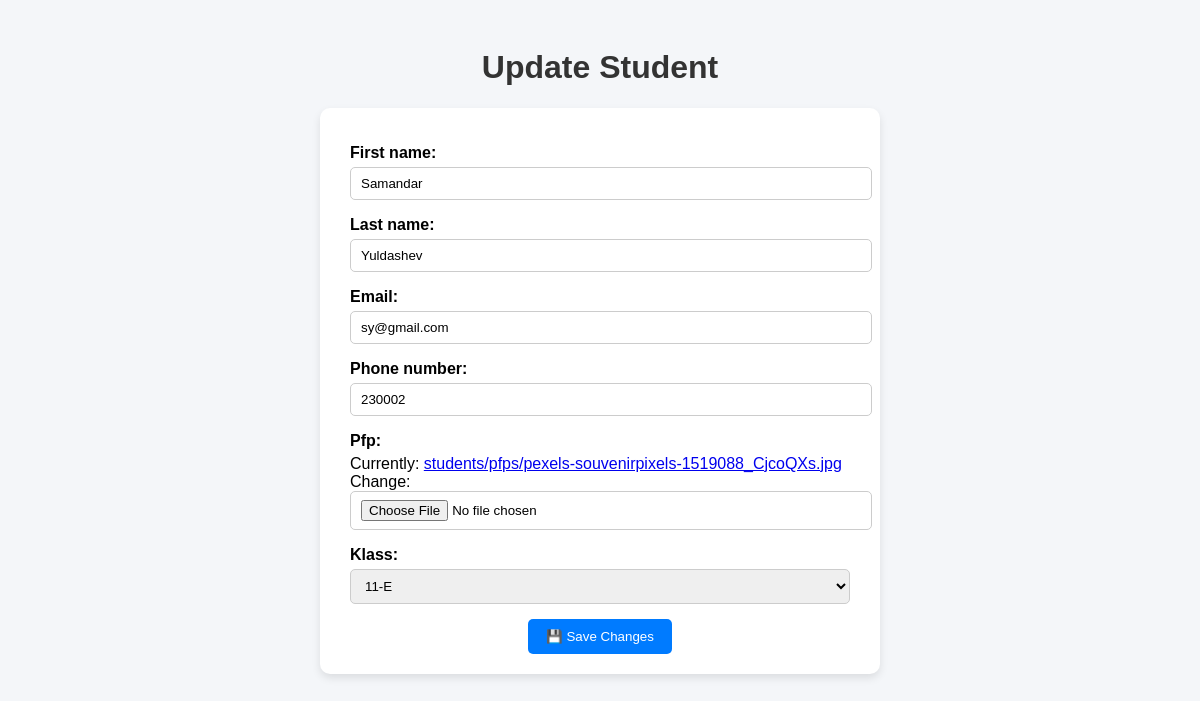
The page /lessons/students/edit/20/ on the database its author committed.
### apps/lessons/models.py (models this page shows, shortened)
class Student(BaseModel) :
    first_name = models.CharField(max_length=200)
    last_name = models.CharField(max_length=200)
    email = models.EmailField(max_length=200)
    phone_number = models.CharField(max_length=20)
    pfp = models.ImageField(upload_to='students/pfps')
    klass = models.ForeignKey(Class, on_delete=models.SET_NULL, null = True)

### apps/lessons/views/Student/StudentUpdate/views.py (the view)
# urls.py: path('students/edit/<int:pk>/', student_update_view, name='student_update'),
def student_update_view(request, pk) :
    student = get_object_or_404(Student, pk=pk)
    form = StudentForm(instance=student)
    if request.method == 'POST' :
        form = StudentForm(request.POST, request.FILES, instance=student)
        if form.is_valid() :
            form.save()
            return redirect('student_list')
    return render(request, 'student/student_update.html', {'form': form})

### apps/lessons/forms.py
class StudentForm(forms.ModelForm):
    class Meta:
        model = Student
        fields = ['first_name', 'last_name', 'email', 'phone_number', 'pfp', 'klass']

### apps/lessons/models.py (called while the page is built)
    def __str__(self):
        return self.name

### templates/student/student_update.html (shortened to what this page needs)
<!DOCTYPE html>
<html lang="en">
<head>
</head>
<body>
    <h1>Update Student</h1>
    <form method="POST" enctype="multipart/form-data">
        {{ form.as_p }}
        <div style="text-align: center;">
            <button type="submit">💾 Save Changes</button>
        </div>
    </form>
</body>
</html>

### templates/student/student_update.html (style rules this page uses)
body { font-family: Arial, sans-serif; background-color: #f4f6f9; padding: 20px; }
h1 { text-align: center; color: #333; }
form { max-width: 500px; margin: 0 auto; background: #fff; padding: 20px 30px; border-radius: 10px; box-shadow: 0 4px 8px rgba(0,0,0,0.1); }
form p { margin-bottom: 15px; }
label { font-weight: bold; display: block; margin-bottom: 5px; }
input, select { width: 100%; padding: 8px 10px; border-radius: 5px; border: 1px solid #ccc; outline: none; }
button { background: #007bff; color: white; border: none; padding: 10px 18px; border-radius: 5px; cursor: pointer; }

### rows shown on the page
Student: first_name "Samandar", last_name "Yuldashev", email "sy@gmail.com", phone_number "230002", klass "11-E"
